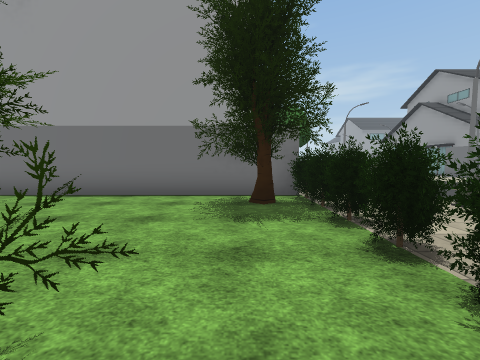
[1] (above)

24 first-person views from a walk through a 3-D level made in the Unity game engine. The camera is 1.5 m above the floor, tilts 4° down and sees 90° across. The floor is counted in squares, 2 m on a side. Each view is taken from the middle of a square. On the plan, view 1 faces up. The plan holds only what a view shows up to about 9 squares ahead; the rest is blank. The place goes on beyond the plan. Some animated figures are left out. Some surface patterns are stand-ins.

[2]
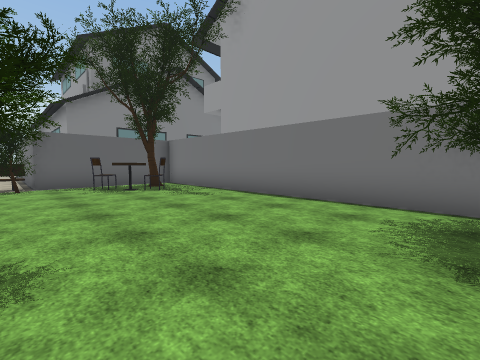

[3]
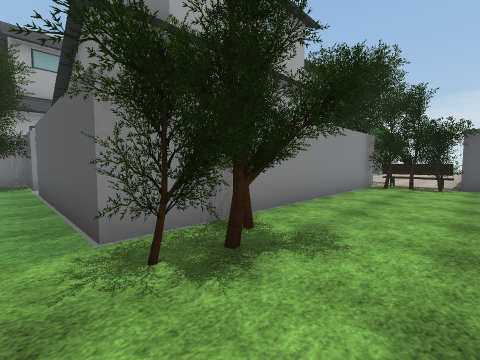

[4]
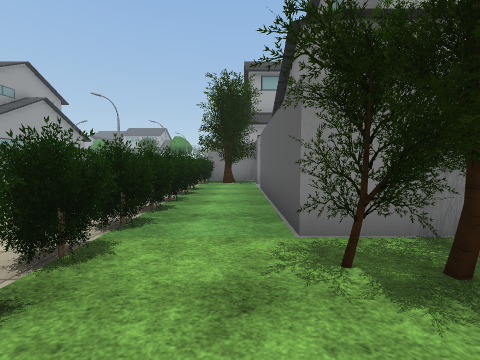

[5]
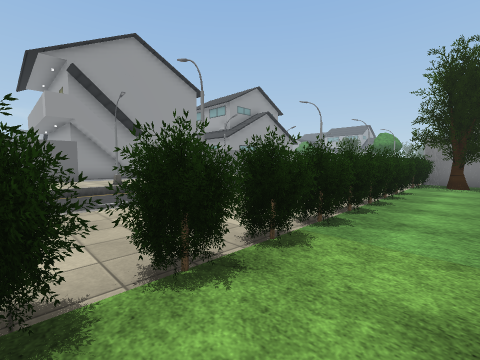

[6]
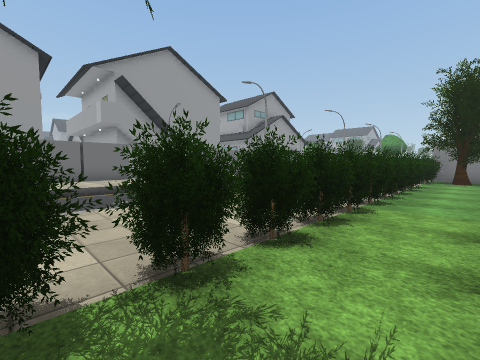

[7]
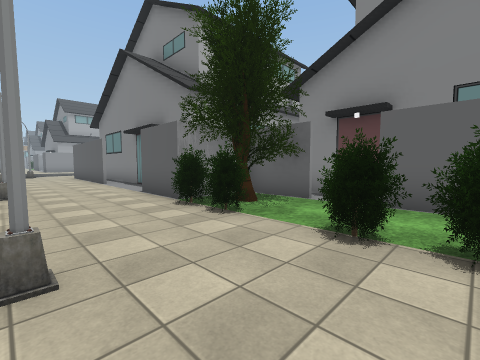

[8]
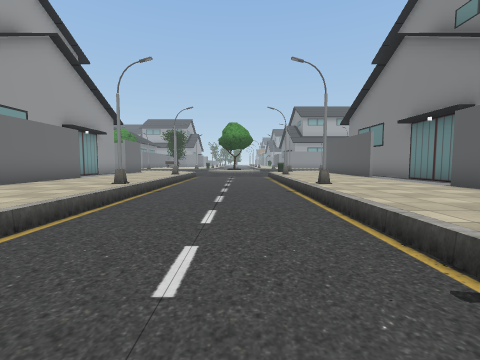

[9]
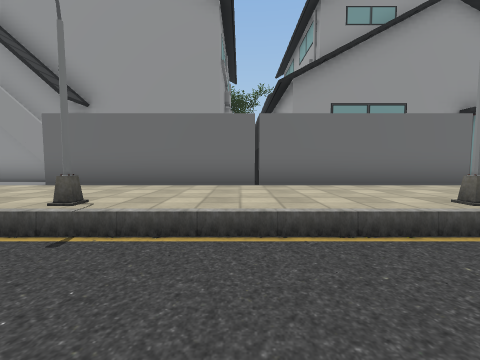

[10]
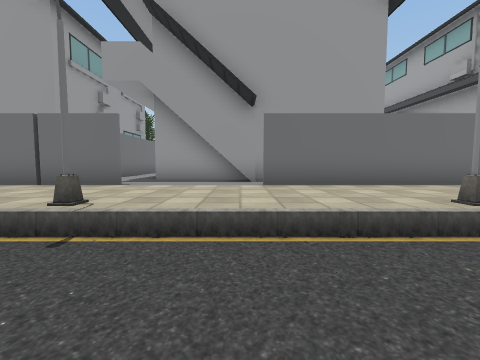

[11]
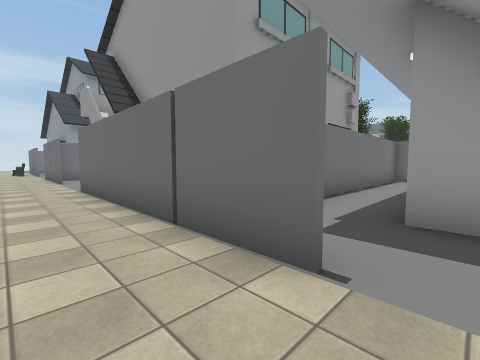

[12]
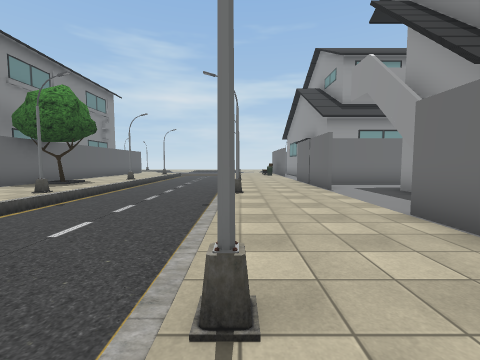

[13]
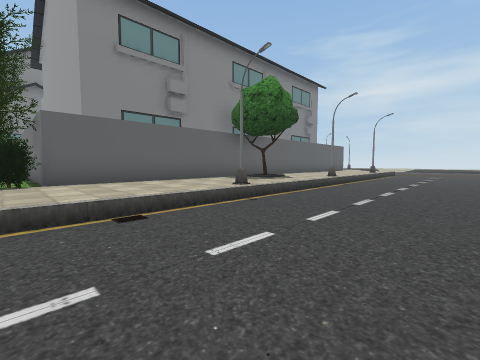

[14]
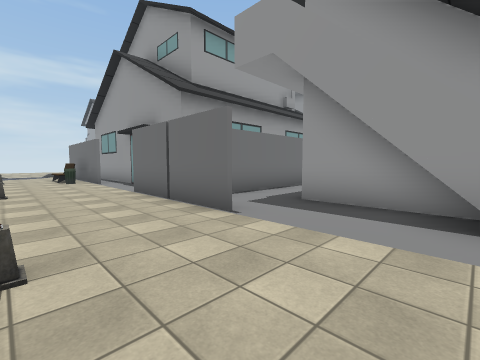

[15]
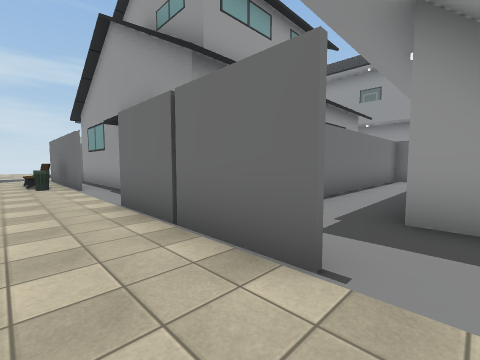

[16]
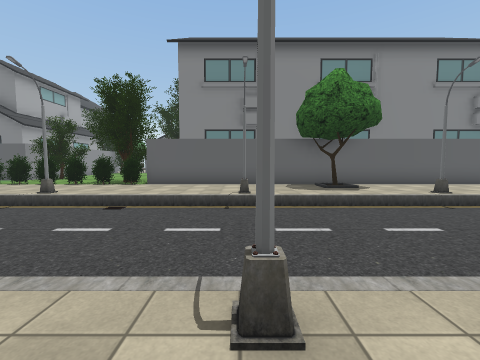

[17]
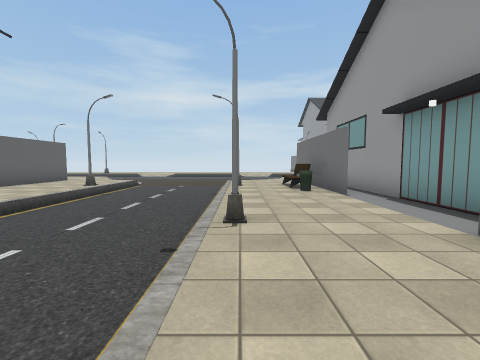

[18]
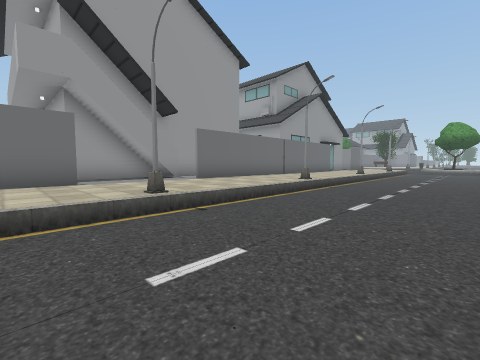

[19]
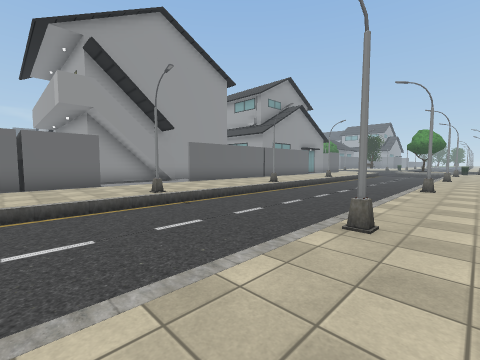

[20]
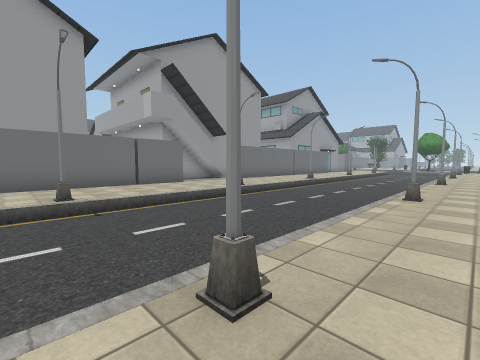

[21]
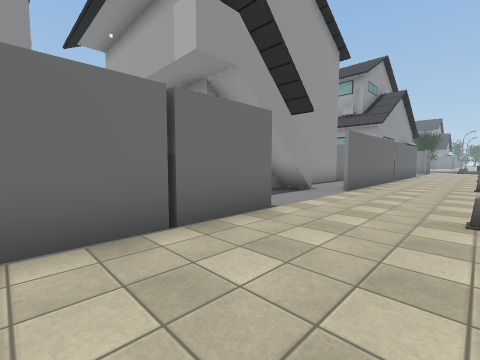

[22]
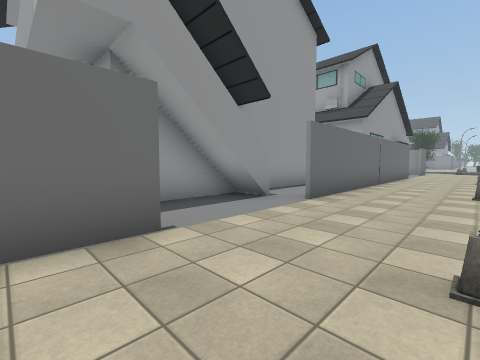

[23]
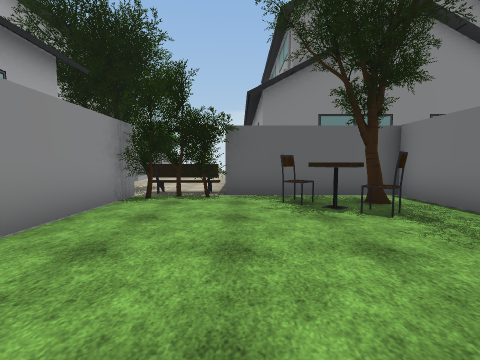

[24]
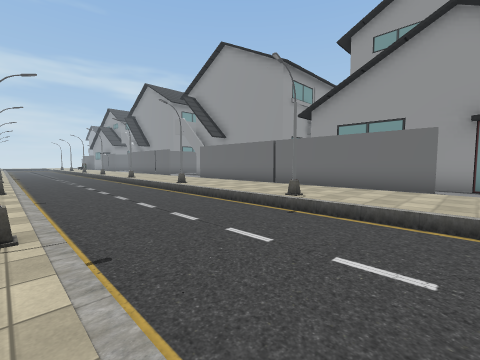

### Floor plan
Key: @ floor where view 1 was taken; # wall or solid block; . main floor; - floor 0.5 m lower than the main floor; P pole; T tree; B bush; H house; C chair; E bench; I bin; O other object.
Columns run from 11 left of view 1 to 21 right of it. Each row starts with its distance up from view 1.
 18             #...----.OIHH
 17             #...----..HHH
 16             #...----... H
 15             #...----... H
 14             #..P----P.. HHHHHH
 13             #...----...HHHHHHHH
 12             #T..----...HHHHHHHH
 11             #...----...HHHHHHHHH
 10             #...----...H
  9 H           #..P----P..  HH
  8 HHH         #...----...  H
  7 HHH         #...----...
  6 HHH##########...----...H H
  5 HHHT.......TBB..----...H H
  4 HHH#C..... .BB.P----P..H H
  3 HHHCC.......BB..----...H HHHHHHH
  2 HHT.........BB..----...H
  1 ..ET......T.BB..----...HHHHHHHHHH
  0 ..ET.....T#@BB..----...H
 -1 ..THHHHHHHH.BB.P----P..  HHHHHH
 -2    HHHHHHHH.BB..----...  H
 -3          HH.BB..----... HH
 -4          HH.BB..----...HH
 -5          HH.BB..----...HH
 -6          H.....P----P..HH
 -7         HHHTBB..----...HHHH
 -8          HHTBB..----...HH
 -9        HHHHHH...----...HHHH
-10           HHH...----...HHHH
-11           HH ..P----P..HH
-12           HH ...----...HH
-13           HH ...----...HH
-14           HHH...----... H

Positions as (right, up) in squares from view 1, and headings:
1: (0, 0), facing up
2: (0, 1), facing up-left
3: (0, 2), facing down-left
4: (0, 2), facing down
5: (0, 2), facing down-right
6: (0, 4), facing down-right
7: (4, -4), facing down-left
8: (6, -5), facing down
9: (6, -8), facing right
10: (6, -3), facing right
11: (10, -1), facing up-right
12: (9, 3), facing up
13: (8, 5), facing up-left
14: (9, 7), facing up-right
15: (10, 9), facing up-right
16: (10, 9), facing left
17: (9, 11), facing up
18: (5, 1), facing down-right
19: (3, 2), facing down-right
20: (3, 5), facing down-right
21: (9, 3), facing down-right
22: (9, 1), facing down-right
23: (-3, 2), facing left
24: (4, -14), facing up-right
